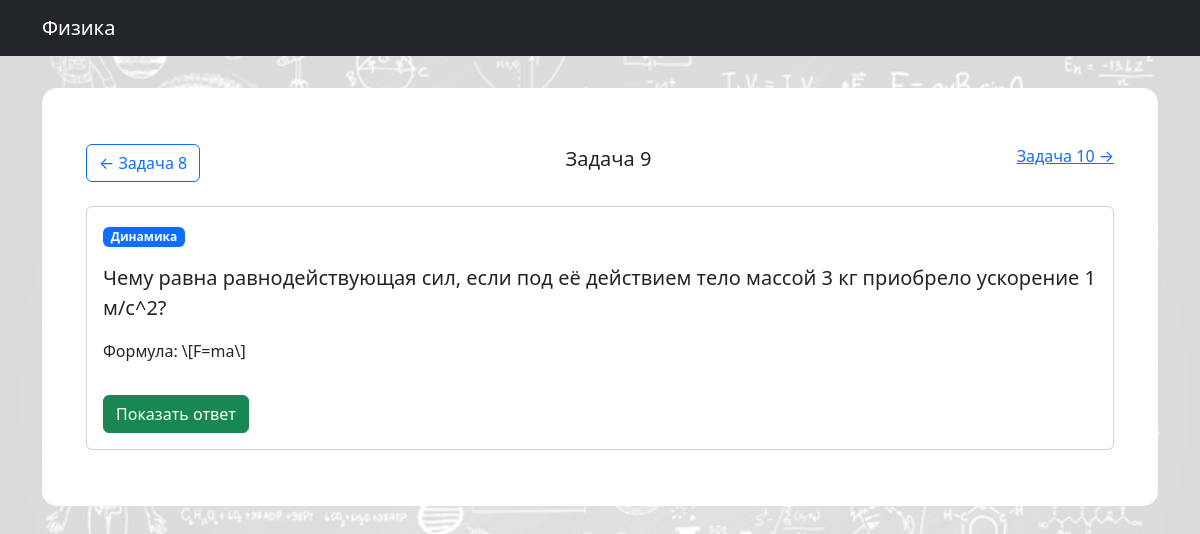
Page /trainer/problem/9/ on the committed database.
### trainer/models.py (models this page shows, shortened)
class Problem(models.Model):
    TOPIC_CHOICES = [
        ('kinematics', 'Кинематика'),
        ('dynamics', 'Динамика'),
    ]
    topic = models.CharField(
        max_length=20,
        choices=TOPIC_CHOICES,
        verbose_name='Раздел'
    )
    description = models.TextField()
    formula = models.CharField(max_length=200)  # LaTeX-формула
    answer = models.CharField(max_length=100)   # Ответ в SymPy-формате
    difficulty = models.IntegerField(default=1)
    created_at = models.DateTimeField(auto_now_add=True)

### trainer/views.py (the view)
# urls.py: path('problem/<int:pk>/', views.problem_detail, name='problem-detail'),
def problem_detail(request, pk):
    try:
        problem = get_object_or_404(Problem, pk=pk)
        prev_problem = Problem.objects.filter(id__lt=pk).order_by('-id').first()
        next_problem = Problem.objects.filter(id__gt=pk).order_by('id').first()
        return render(request, 'trainer/problem.html', {
            'problem': problem,
            'prev_problem': prev_problem,
            'next_problem': next_problem
        })
    except Exception as e:
        return HttpResponse(f"Ошибка: {str(e)}", status=500)

### trainer/templates/trainer/problem.html (shortened to what this page needs)
{% extends "base.html" %}
{% block content %}
<div class="container mt-4">
    <div class="d-flex justify-content-between mb-4">
        {% if prev_problem %}
            <a href="{% url 'problem-detail' prev_problem.id %}" class="btn btn-outline-primary">
                ← Задача {{ prev_problem.id }}
            </a>
        {% else %}
            <span class="btn btn-outline-secondary disabled">← Нет предыдущей</span>
        {% endif %}
        <span class="fs-5">Задача {{ problem.id }}</span>
        {% if next_problem %}
            <a href="{% url 'problem-detail' next_problem.id %}">
                Задача {{ next_problem.id }} →
            </a>
        {% else %}
            <span class="btn btn-outline-secondary disabled">Нет следующей →</span>
        {% endif %}
    </div>
    <div class="card mb-4">
        <div class="card-body">
            <div class="badge bg-primary mb-3">{{ problem.get_topic_display }}</div>
            <p class="card-text fs-5">{{ problem.description }}</p>
            <p class="card-text">Формула: \[{{ problem.formula }}\]</p>
            <button id="showAnswer" class="btn btn-success mt-3">Показать ответ</button>
        </div>
    </div>
</div>
{% endblock %}

### rows in the picture
Problem: id "8"
Problem: id "9", topic "Динамика", description "Чему равна равнодействующая сил, если под её действием тело массой 3 кг приобрело ускорение 1 м/с^2?", formula "F=ma"
Problem: id "10"
